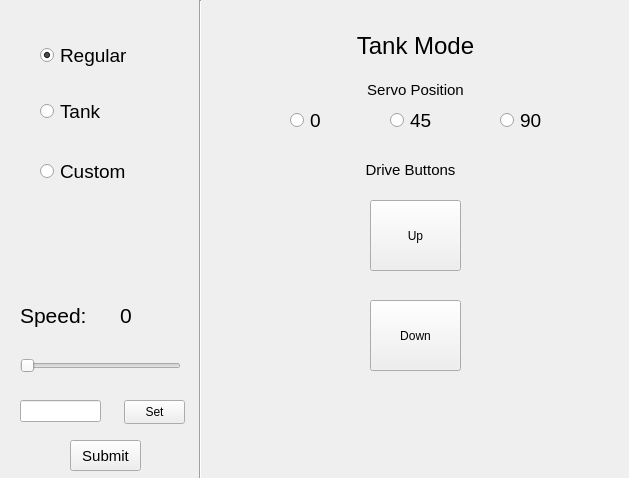
<?xml version="1.0" encoding="UTF-8"?>
<ui version="4.0">
 <class>ControlPanel</class>
 <widget class="QMainWindow" name="ControlPanel">
  <property name="geometry">
   <rect>
    <x>0</x>
    <y>0</y>
    <width>629</width>
    <height>478</height>
   </rect>
  </property>
  <property name="windowTitle">
   <string>Control Panel</string>
  </property>
  <widget class="QWidget" name="centralWidget">
   <widget class="QStackedWidget" name="stackedWidget">
    <property name="geometry">
     <rect>
      <x>210</x>
      <y>10</y>
      <width>441</width>
      <height>451</height>
     </rect>
    </property>
    <property name="currentIndex">
     <number>1</number>
    </property>
    <widget class="QWidget" name="regular">
     <widget class="QPushButton" name="regularDriveUp_button">
      <property name="geometry">
       <rect>
        <x>170</x>
        <y>240</y>
        <width>71</width>
        <height>51</height>
       </rect>
      </property>
      <property name="font">
       <font>
        <pointsize>14</pointsize>
       </font>
      </property>
      <property name="text">
       <string>Up</string>
      </property>
     </widget>
     <widget class="QSlider" name="regularServo_slider">
      <property name="geometry">
       <rect>
        <x>50</x>
        <y>110</y>
        <width>311</width>
        <height>31</height>
       </rect>
      </property>
      <property name="minimum">
       <number>-45</number>
      </property>
      <property name="maximum">
       <number>45</number>
      </property>
      <property name="orientation">
       <enum>Qt::Horizontal</enum>
      </property>
      <property name="tickPosition">
       <enum>QSlider::TicksAbove</enum>
      </property>
      <property name="tickInterval">
       <number>10</number>
      </property>
     </widget>
     <widget class="QLineEdit" name="regularServoValue_edit">
      <property name="geometry">
       <rect>
        <x>90</x>
        <y>160</y>
        <width>81</width>
        <height>31</height>
       </rect>
      </property>
     </widget>
     <widget class="QPushButton" name="regularServoSet_button">
      <property name="geometry">
       <rect>
        <x>240</x>
        <y>160</y>
        <width>80</width>
        <height>31</height>
       </rect>
      </property>
      <property name="font">
       <font>
        <pointsize>14</pointsize>
       </font>
      </property>
      <property name="text">
       <string>Set</string>
      </property>
     </widget>
     <widget class="QPushButton" name="regularDriveRight_button">
      <property name="geometry">
       <rect>
        <x>250</x>
        <y>300</y>
        <width>71</width>
        <height>51</height>
       </rect>
      </property>
      <property name="font">
       <font>
        <pointsize>14</pointsize>
       </font>
      </property>
      <property name="text">
       <string>Right</string>
      </property>
     </widget>
     <widget class="QPushButton" name="regularDriveDown_button">
      <property name="geometry">
       <rect>
        <x>170</x>
        <y>360</y>
        <width>71</width>
        <height>51</height>
       </rect>
      </property>
      <property name="font">
       <font>
        <pointsize>14</pointsize>
       </font>
      </property>
      <property name="text">
       <string>Down</string>
      </property>
     </widget>
     <widget class="QPushButton" name="regularDriveLeft_button">
      <property name="geometry">
       <rect>
        <x>90</x>
        <y>300</y>
        <width>71</width>
        <height>51</height>
       </rect>
      </property>
      <property name="font">
       <font>
        <pointsize>14</pointsize>
       </font>
      </property>
      <property name="text">
       <string>Left</string>
      </property>
     </widget>
     <widget class="QLabel" name="regularMode_label">
      <property name="geometry">
       <rect>
        <x>50</x>
        <y>10</y>
        <width>311</width>
        <height>41</height>
       </rect>
      </property>
      <property name="font">
       <font>
        <pointsize>18</pointsize>
       </font>
      </property>
      <property name="text">
       <string>Regular Mode</string>
      </property>
      <property name="alignment">
       <set>Qt::AlignCenter</set>
      </property>
     </widget>
     <widget class="QLabel" name="regularServo_label">
      <property name="geometry">
       <rect>
        <x>50</x>
        <y>80</y>
        <width>311</width>
        <height>20</height>
       </rect>
      </property>
      <property name="font">
       <font>
        <pointsize>11</pointsize>
       </font>
      </property>
      <property name="text">
       <string>Servo Position</string>
      </property>
      <property name="alignment">
       <set>Qt::AlignCenter</set>
      </property>
     </widget>
     <widget class="QLabel" name="regularDrive_label">
      <property name="geometry">
       <rect>
        <x>50</x>
        <y>210</y>
        <width>311</width>
        <height>20</height>
       </rect>
      </property>
      <property name="font">
       <font>
        <pointsize>11</pointsize>
       </font>
      </property>
      <property name="text">
       <string>Drive Buttons</string>
      </property>
      <property name="alignment">
       <set>Qt::AlignCenter</set>
      </property>
     </widget>
    </widget>
    <widget class="QWidget" name="tank">
     <widget class="QLabel" name="tankMode_label">
      <property name="geometry">
       <rect>
        <x>130</x>
        <y>20</y>
        <width>151</width>
        <height>31</height>
       </rect>
      </property>
      <property name="font">
       <font>
        <pointsize>18</pointsize>
       </font>
      </property>
      <property name="text">
       <string>Tank Mode</string>
      </property>
      <property name="alignment">
       <set>Qt::AlignCenter</set>
      </property>
     </widget>
     <widget class="QRadioButton" name="tankServo45_radio">
      <property name="geometry">
       <rect>
        <x>180</x>
        <y>100</y>
        <width>51</width>
        <height>20</height>
       </rect>
      </property>
      <property name="font">
       <font>
        <pointsize>14</pointsize>
       </font>
      </property>
      <property name="text">
       <string>45</string>
      </property>
      <attribute name="buttonGroup">
       <string notr="true">tankServoGroup</string>
      </attribute>
     </widget>
     <widget class="QRadioButton" name="tankServo90_radio">
      <property name="geometry">
       <rect>
        <x>290</x>
        <y>100</y>
        <width>61</width>
        <height>20</height>
       </rect>
      </property>
      <property name="font">
       <font>
        <pointsize>14</pointsize>
       </font>
      </property>
      <property name="text">
       <string>90</string>
      </property>
      <attribute name="buttonGroup">
       <string notr="true">tankServoGroup</string>
      </attribute>
     </widget>
     <widget class="QRadioButton" name="tankServo0_radio">
      <property name="geometry">
       <rect>
        <x>80</x>
        <y>100</y>
        <width>41</width>
        <height>20</height>
       </rect>
      </property>
      <property name="font">
       <font>
        <pointsize>14</pointsize>
       </font>
      </property>
      <property name="text">
       <string>0</string>
      </property>
      <attribute name="buttonGroup">
       <string notr="true">tankServoGroup</string>
      </attribute>
     </widget>
     <widget class="QPushButton" name="tankDown_button">
      <property name="geometry">
       <rect>
        <x>160</x>
        <y>290</y>
        <width>91</width>
        <height>71</height>
       </rect>
      </property>
      <property name="text">
       <string>Down</string>
      </property>
     </widget>
     <widget class="QPushButton" name="tankUp_button">
      <property name="geometry">
       <rect>
        <x>160</x>
        <y>190</y>
        <width>91</width>
        <height>71</height>
       </rect>
      </property>
      <property name="text">
       <string>Up</string>
      </property>
     </widget>
     <widget class="QLabel" name="tankDrive_label">
      <property name="geometry">
       <rect>
        <x>140</x>
        <y>150</y>
        <width>121</width>
        <height>20</height>
       </rect>
      </property>
      <property name="font">
       <font>
        <pointsize>11</pointsize>
       </font>
      </property>
      <property name="text">
       <string>Drive Buttons</string>
      </property>
      <property name="alignment">
       <set>Qt::AlignCenter</set>
      </property>
     </widget>
     <widget class="QLabel" name="tankServo_label">
      <property name="geometry">
       <rect>
        <x>50</x>
        <y>70</y>
        <width>311</width>
        <height>20</height>
       </rect>
      </property>
      <property name="font">
       <font>
        <pointsize>11</pointsize>
       </font>
      </property>
      <property name="text">
       <string>Servo Position</string>
      </property>
      <property name="alignment">
       <set>Qt::AlignCenter</set>
      </property>
     </widget>
    </widget>
    <widget class="QWidget" name="custom">
     <widget class="QLabel" name="customMode_label">
      <property name="geometry">
       <rect>
        <x>90</x>
        <y>0</y>
        <width>231</width>
        <height>31</height>
       </rect>
      </property>
      <property name="font">
       <font>
        <pointsize>18</pointsize>
       </font>
      </property>
      <property name="text">
       <string>Custom Mode</string>
      </property>
      <property name="alignment">
       <set>Qt::AlignCenter</set>
      </property>
     </widget>
     <widget class="QTextEdit" name="customServoLeftFront_edit">
      <property name="geometry">
       <rect>
        <x>80</x>
        <y>70</y>
        <width>91</width>
        <height>31</height>
       </rect>
      </property>
     </widget>
     <widget class="QTextEdit" name="customServoLeftMiddle_edit">
      <property name="geometry">
       <rect>
        <x>80</x>
        <y>120</y>
        <width>91</width>
        <height>31</height>
       </rect>
      </property>
     </widget>
     <widget class="QTextEdit" name="customServoLeftBack_edit">
      <property name="geometry">
       <rect>
        <x>80</x>
        <y>170</y>
        <width>91</width>
        <height>31</height>
       </rect>
      </property>
     </widget>
     <widget class="QTextEdit" name="customServoRightBack_edit">
      <property name="geometry">
       <rect>
        <x>240</x>
        <y>170</y>
        <width>91</width>
        <height>31</height>
       </rect>
      </property>
     </widget>
     <widget class="QTextEdit" name="customServoRightFront_edit">
      <property name="geometry">
       <rect>
        <x>240</x>
        <y>70</y>
        <width>91</width>
        <height>31</height>
       </rect>
      </property>
     </widget>
     <widget class="QTextEdit" name="customServoRightMiddle_edit">
      <property name="geometry">
       <rect>
        <x>240</x>
        <y>120</y>
        <width>91</width>
        <height>31</height>
       </rect>
      </property>
     </widget>
     <widget class="QPushButton" name="customLeftUp_button">
      <property name="geometry">
       <rect>
        <x>110</x>
        <y>290</y>
        <width>41</width>
        <height>31</height>
       </rect>
      </property>
      <property name="font">
       <font>
        <pointsize>12</pointsize>
       </font>
      </property>
      <property name="text">
       <string>↑</string>
      </property>
     </widget>
     <widget class="QPushButton" name="customUpDown_button">
      <property name="geometry">
       <rect>
        <x>110</x>
        <y>340</y>
        <width>41</width>
        <height>31</height>
       </rect>
      </property>
      <property name="font">
       <font>
        <pointsize>12</pointsize>
       </font>
      </property>
      <property name="text">
       <string>↑↓</string>
      </property>
     </widget>
     <widget class="QPushButton" name="customLeftDown_button">
      <property name="geometry">
       <rect>
        <x>110</x>
        <y>390</y>
        <width>41</width>
        <height>31</height>
       </rect>
      </property>
      <property name="font">
       <font>
        <pointsize>12</pointsize>
       </font>
      </property>
      <property name="text">
       <string>↓</string>
      </property>
     </widget>
     <widget class="QPushButton" name="customDownDown_button">
      <property name="geometry">
       <rect>
        <x>180</x>
        <y>390</y>
        <width>41</width>
        <height>31</height>
       </rect>
      </property>
      <property name="font">
       <font>
        <pointsize>12</pointsize>
       </font>
      </property>
      <property name="text">
       <string>↓↓</string>
      </property>
     </widget>
     <widget class="QPushButton" name="customRightDown_button">
      <property name="geometry">
       <rect>
        <x>250</x>
        <y>390</y>
        <width>41</width>
        <height>31</height>
       </rect>
      </property>
      <property name="font">
       <font>
        <pointsize>12</pointsize>
       </font>
      </property>
      <property name="text">
       <string>↓</string>
      </property>
     </widget>
     <widget class="QPushButton" name="customDownUp_button">
      <property name="geometry">
       <rect>
        <x>250</x>
        <y>340</y>
        <width>41</width>
        <height>31</height>
       </rect>
      </property>
      <property name="font">
       <font>
        <pointsize>12</pointsize>
       </font>
      </property>
      <property name="text">
       <string>↓↑</string>
      </property>
     </widget>
     <widget class="QPushButton" name="customRightUp_button">
      <property name="geometry">
       <rect>
        <x>250</x>
        <y>290</y>
        <width>41</width>
        <height>31</height>
       </rect>
      </property>
      <property name="font">
       <font>
        <pointsize>12</pointsize>
       </font>
      </property>
      <property name="text">
       <string>↑</string>
      </property>
     </widget>
     <widget class="QPushButton" name="customUpUp_button">
      <property name="geometry">
       <rect>
        <x>180</x>
        <y>290</y>
        <width>41</width>
        <height>31</height>
       </rect>
      </property>
      <property name="font">
       <font>
        <pointsize>12</pointsize>
       </font>
      </property>
      <property name="text">
       <string>↑↑</string>
      </property>
     </widget>
     <widget class="QLabel" name="customServo_label">
      <property name="geometry">
       <rect>
        <x>90</x>
        <y>40</y>
        <width>231</width>
        <height>20</height>
       </rect>
      </property>
      <property name="font">
       <font>
        <pointsize>11</pointsize>
       </font>
      </property>
      <property name="text">
       <string>Servo Position</string>
      </property>
      <property name="alignment">
       <set>Qt::AlignCenter</set>
      </property>
     </widget>
     <widget class="QLabel" name="customDrive_label">
      <property name="geometry">
       <rect>
        <x>110</x>
        <y>260</y>
        <width>181</width>
        <height>20</height>
       </rect>
      </property>
      <property name="font">
       <font>
        <pointsize>11</pointsize>
       </font>
      </property>
      <property name="text">
       <string>Drive Control</string>
      </property>
      <property name="alignment">
       <set>Qt::AlignCenter</set>
      </property>
     </widget>
     <widget class="QPushButton" name="customServoSet_button">
      <property name="geometry">
       <rect>
        <x>169</x>
        <y>210</y>
        <width>71</width>
        <height>31</height>
       </rect>
      </property>
      <property name="font">
       <font>
        <pointsize>14</pointsize>
       </font>
      </property>
      <property name="text">
       <string>Set</string>
      </property>
     </widget>
    </widget>
   </widget>
   <widget class="QRadioButton" name="regularDrive_radio">
    <property name="geometry">
     <rect>
      <x>40</x>
      <y>40</y>
      <width>101</width>
      <height>31</height>
     </rect>
    </property>
    <property name="font">
     <font>
      <pointsize>14</pointsize>
     </font>
    </property>
    <property name="text">
     <string>Regular</string>
    </property>
    <property name="checked">
     <bool>true</bool>
    </property>
    <attribute name="buttonGroup">
     <string notr="true">driveSelGroup</string>
    </attribute>
   </widget>
   <widget class="QRadioButton" name="tankDrive_radio">
    <property name="geometry">
     <rect>
      <x>40</x>
      <y>100</y>
      <width>100</width>
      <height>22</height>
     </rect>
    </property>
    <property name="font">
     <font>
      <pointsize>14</pointsize>
     </font>
    </property>
    <property name="text">
     <string>Tank</string>
    </property>
    <attribute name="buttonGroup">
     <string notr="true">driveSelGroup</string>
    </attribute>
   </widget>
   <widget class="QRadioButton" name="customDrive_radio">
    <property name="geometry">
     <rect>
      <x>40</x>
      <y>160</y>
      <width>100</width>
      <height>22</height>
     </rect>
    </property>
    <property name="font">
     <font>
      <pointsize>14</pointsize>
     </font>
    </property>
    <property name="text">
     <string>Custom</string>
    </property>
    <attribute name="buttonGroup">
     <string notr="true">driveSelGroup</string>
    </attribute>
   </widget>
   <widget class="QSlider" name="speedValue_slider">
    <property name="geometry">
     <rect>
      <x>20</x>
      <y>350</y>
      <width>161</width>
      <height>31</height>
     </rect>
    </property>
    <property name="maximum">
     <number>100</number>
    </property>
    <property name="orientation">
     <enum>Qt::Horizontal</enum>
    </property>
   </widget>
   <widget class="QPushButton" name="speedSubmit_button">
    <property name="geometry">
     <rect>
      <x>70</x>
      <y>440</y>
      <width>71</width>
      <height>31</height>
     </rect>
    </property>
    <property name="font">
     <font>
      <pointsize>11</pointsize>
     </font>
    </property>
    <property name="text">
     <string>Submit</string>
    </property>
   </widget>
   <widget class="QLabel" name="speed_label">
    <property name="geometry">
     <rect>
      <x>20</x>
      <y>300</y>
      <width>81</width>
      <height>31</height>
     </rect>
    </property>
    <property name="font">
     <font>
      <pointsize>16</pointsize>
     </font>
    </property>
    <property name="text">
     <string>Speed:</string>
    </property>
   </widget>
   <widget class="QLabel" name="speedValue_label">
    <property name="geometry">
     <rect>
      <x>120</x>
      <y>300</y>
      <width>61</width>
      <height>31</height>
     </rect>
    </property>
    <property name="font">
     <font>
      <pointsize>16</pointsize>
     </font>
    </property>
    <property name="text">
     <string>0</string>
    </property>
   </widget>
   <widget class="Line" name="line">
    <property name="geometry">
     <rect>
      <x>190</x>
      <y>0</y>
      <width>20</width>
      <height>481</height>
     </rect>
    </property>
    <property name="orientation">
     <enum>Qt::Vertical</enum>
    </property>
   </widget>
   <widget class="QLineEdit" name="speed_lineEdit">
    <property name="geometry">
     <rect>
      <x>20</x>
      <y>400</y>
      <width>81</width>
      <height>22</height>
     </rect>
    </property>
   </widget>
   <widget class="QPushButton" name="speed_setBtn">
    <property name="geometry">
     <rect>
      <x>124</x>
      <y>400</y>
      <width>61</width>
      <height>24</height>
     </rect>
    </property>
    <property name="text">
     <string>Set</string>
    </property>
   </widget>
   <zorder>customDrive_radio</zorder>
   <zorder>stackedWidget</zorder>
   <zorder>regularDrive_radio</zorder>
   <zorder>tankDrive_radio</zorder>
   <zorder>speedValue_slider</zorder>
   <zorder>speedSubmit_button</zorder>
   <zorder>speed_label</zorder>
   <zorder>speedValue_label</zorder>
   <zorder>line</zorder>
   <zorder>speed_lineEdit</zorder>
   <zorder>speed_setBtn</zorder>
  </widget>
 </widget>
 <layoutdefault spacing="6" margin="11"/>
 <resources/>
 <connections/>
 <buttongroups>
  <buttongroup name="tankServoGroup"/>
  <buttongroup name="driveSelGroup"/>
 </buttongroups>
</ui>
